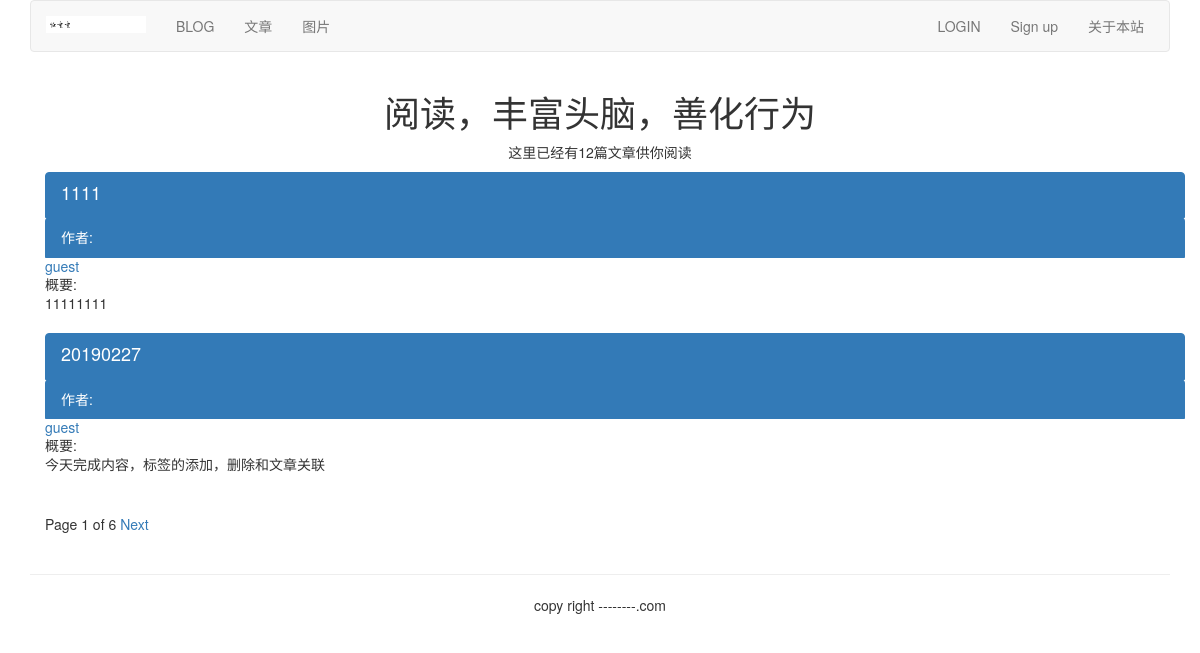
Screenshot of /article/list-article-title/ with the database file from the repository.
### article/models.py (models this page shows, shortened)
class ArticlePost(models.Model):
    author = models.ForeignKey(User, related_name='article', on_delete=models.CASCADE)
    title = models.CharField(max_length=200)
    slug = models.SlugField(max_length=500)
    column = models.ForeignKey(ArticleColumn, related_name='article_column', on_delete=models.CASCADE)
    body = models.TextField()
    created = models.DateTimeField(default=timezone.now)
    updated = models.DateTimeField(auto_now=True)
    users_like = models.ManyToManyField(User, related_name="articles_like", blank=True)
    article_tag = models.ManyToManyField(ArticleTag, related_name="article_tag", blank=True)
    class Meta:
        ordering = ('-updated',)
        index_together = (('id', 'slug'),)
    def get_url_path(self):
        return reverse("article:list_article_detail", args=[self.id, self.slug])

### article/list_views.py (the view)
# urls.py: url(r'^list-article-titles/(?P<username>[-\w]+)/$', list_views.article_titles, name="author_articles"),
def article_titles(request, username=None):
    if username:
        user = User.objects.get(username=username)
        articles_title = ArticlePost.objects.filter(author=user)
        try:
            userinfo = user.userinfo
        except:
            userinfo = None
    else:
        articles_title = ArticlePost.objects.all()
    paginator = Paginator(articles_title, 2)
    page = request.GET.get('page')
    try:
        current_page = paginator.page(page)
        articles = current_page.object_list
    except PageNotAnInteger:
        current_page = paginator.page(1)
        articles = current_page.object_list
    except EmptyPage:
        current_page = paginator.page(paginator.num_pages)
        articles = current_page.object_list
    if username:
        return render(request, "article/list/author_articles.html", {"articles": articles,
                                                                "page": current_page,
                                                                "userinfo": userinfo,
                                                                "user": user})
    else:
        return render(request, "article/list/article_titles.html", {"articles": articles,
                                                                "page": current_page})

### article/templatetags/article_tags.py (called while the page is built)
@register.simple_tag
def total_articles():
    return ArticlePost.objects.count()

### templates/article/list/article_titles.html (shortened to what this page needs)
{% extends 'base.html' %}
{% load article_tags %}
{% block content %}
<div class="row text-center vertical-middle-sm">
    <h1>阅读，丰富头脑，善化行为</h1>
    <p>这里已经有{% total_articles %}篇文章供你阅读</p>
</div>
<div class="container">
    {% for article in articles %}
     <div class="list-group">
        <a href="{{ article.get_url_path }}" class="list-group-item active">
            <h4 class="list-group-item-heading">{{ article.title }}</h4>
            <p class="list-group-item-text">作者:
                <a href="{% url "article:author_articles" article.author.username %}">
                    {{ article.author.username }}
                </a></p>
            <p class="list-group-item-text">概要:{{ article.body|slice:'70'|linebreaks }}</p>
        </a>
     </div>
    {% endfor %}
{% include 'paginator.html' %}
</div>
{% endblock %}

### rows the page displays
ArticlePost: title "1111", author.username "guest", body "11111111"
ArticlePost: title "20190227", author.username "guest", body "今天完成内容，标签的添加，删除和文章关联"

### other values shown
{{ page.number }} "1"
{{ page.paginator.num_pages }} "6"
